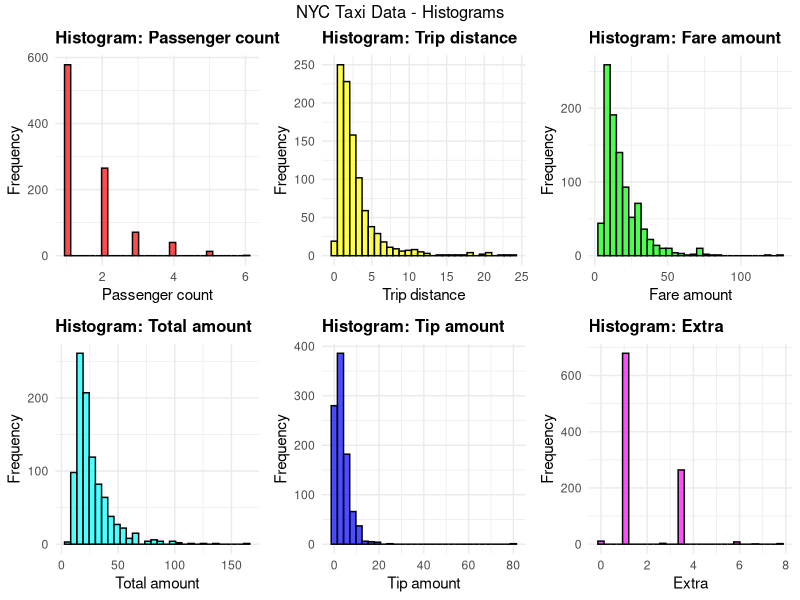
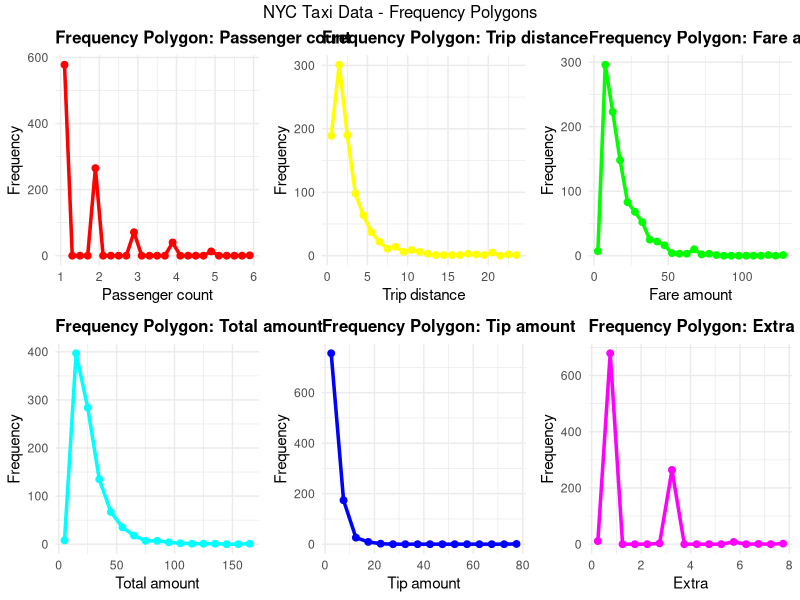
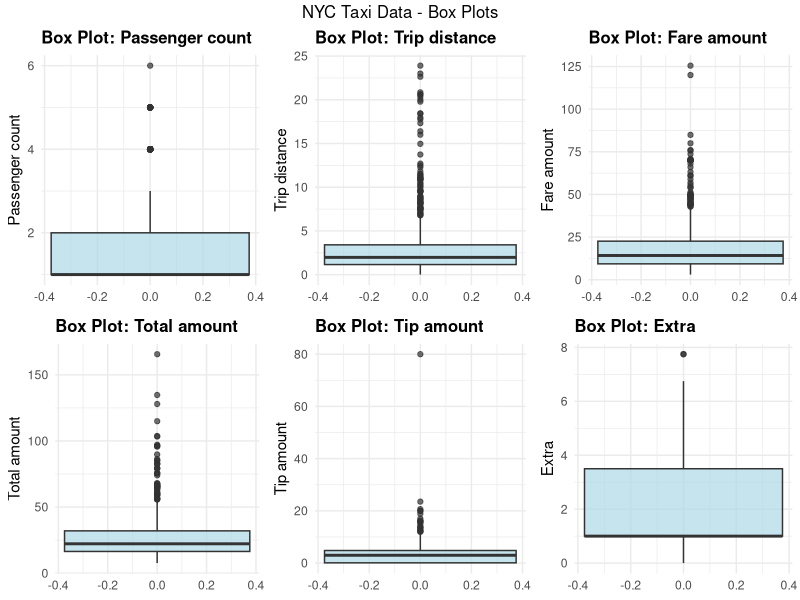
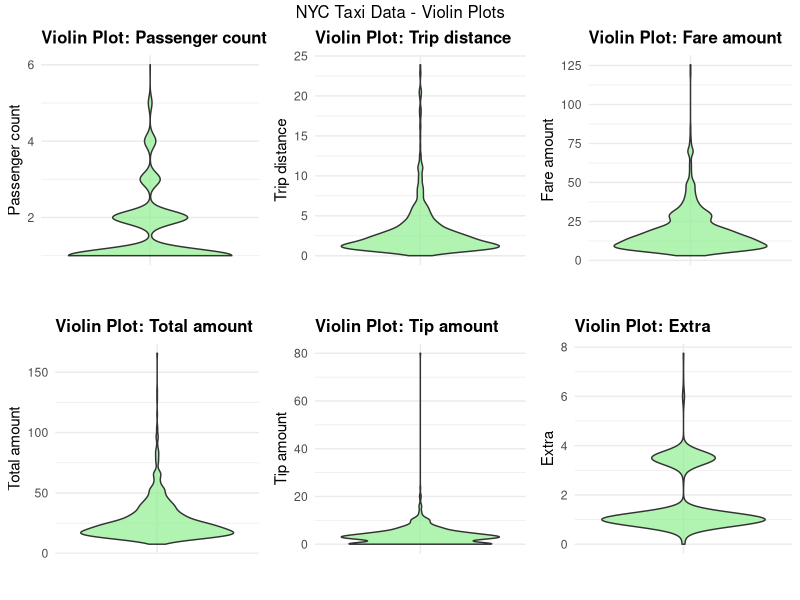
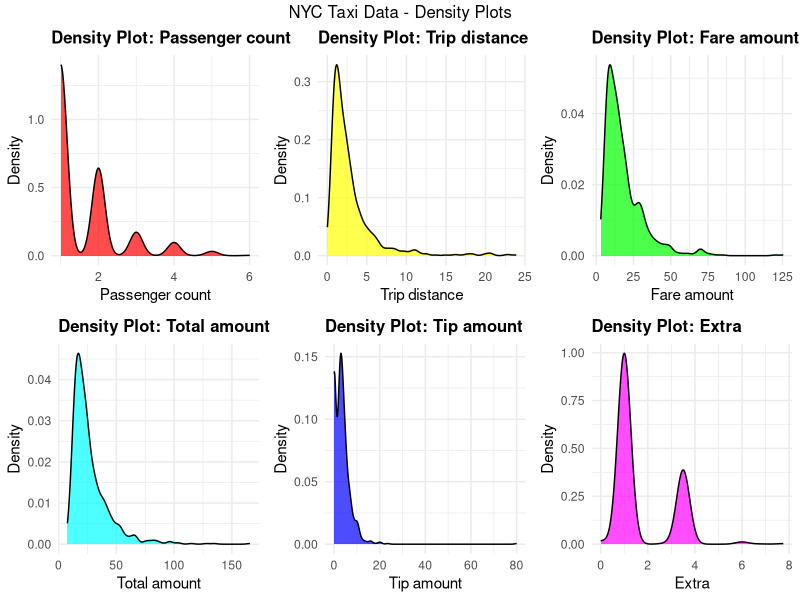
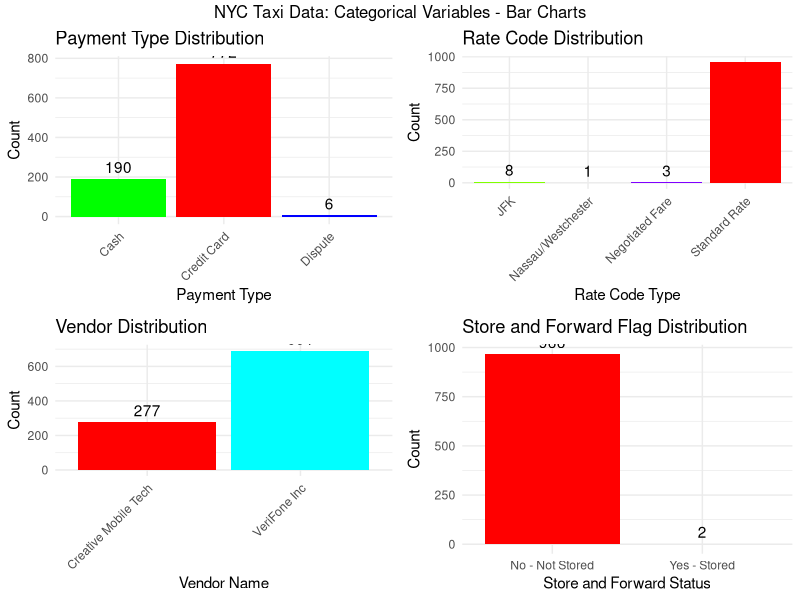
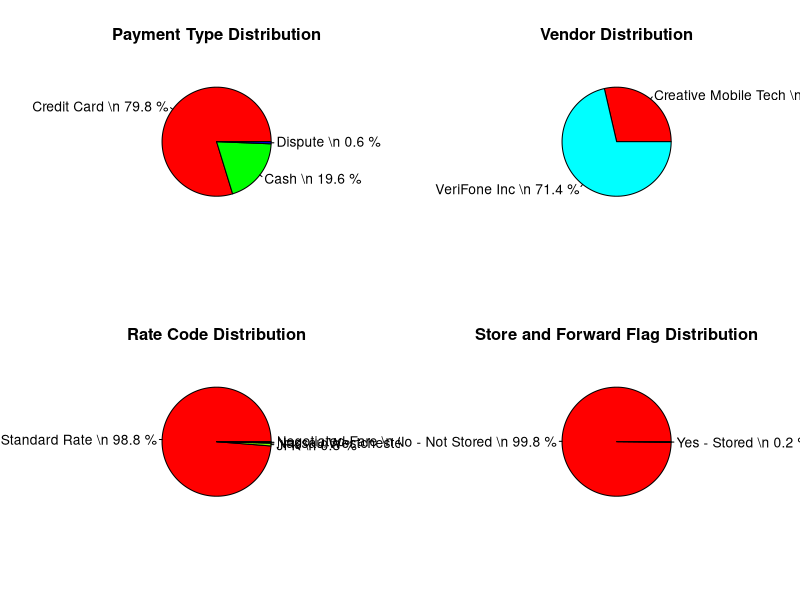
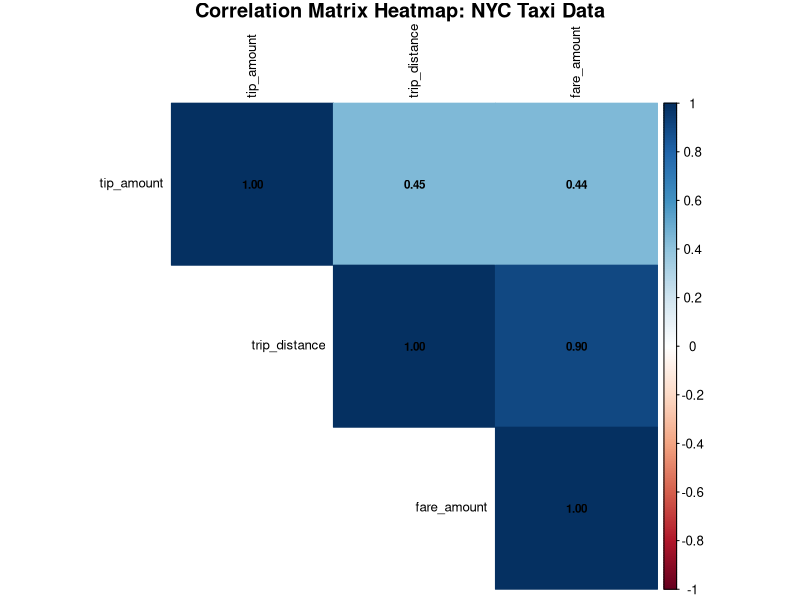

R code for these plots, in order:
# U23AI118
# Lab 2: Analyzing NYC Dataset - R Version

# Install required packages if not already installed
install_if_missing <- function(packages) {
  for (pkg in packages) {
    if (!require(pkg, character.only = TRUE)) {
      install.packages(pkg, dependencies = TRUE)
      library(pkg, character.only = TRUE)
    }
  }
}

# Load required libraries
required_packages <- c("readr", "dplyr", "ggplot2", "gridExtra", "corrplot", 
                      "reshape2", "RColorBrewer", "viridis", "psych")
install_if_missing(required_packages)

# Load the dataset
df <- read_csv('yellow_tripdata_sample.csv')
cat("Shape =", nrow(df), "rows x", ncol(df), "columns\\n")
cat("Columns:", paste(colnames(df), collapse = ", "), "\\n")
cat("Initial rows:\\n")
print(head(df))

# Analyzing before Data Cleaning
cat("\\nDataset Info:\\n")
str(df)
cat("\\nMissing Values:\\n")
print(sapply(df, function(x) sum(is.na(x))))

# Data Cleaning
df_clean <- df %>%
  filter(
    passenger_count > 0 & passenger_count <= 8,
    trip_distance > 0 & trip_distance <= 100,
    fare_amount > 0 & fare_amount <= 500,
    total_amount > 0 & total_amount <= 500,
    tip_amount >= 0 & tip_amount <= 100,
    extra >= 0
  )

cat(sprintf("Original dataset size: %d\\n", nrow(df)))
cat(sprintf("Cleaned dataset size: %d\\n", nrow(df_clean)))
cat(sprintf("Removed %d rows (%.2f%%)\\n", 
    nrow(df) - nrow(df_clean), 
    ((nrow(df) - nrow(df_clean))/nrow(df)*100)))

# Descriptive statistics
print(summary(df_clean))

# Define numerical columns
numerical_cols <- c('passenger_count', 'trip_distance', 'fare_amount', 
                   'total_amount', 'tip_amount', 'extra')

# Function to calculate descriptive statistics
descriptive_stats <- function(data, column) {
  col_data <- data[[column]]
  mode_val <- as.numeric(names(sort(table(col_data), decreasing = TRUE))[1])
  
  list(
    mean = mean(col_data, na.rm = TRUE),
    median = median(col_data, na.rm = TRUE),
    mode = mode_val,
    min = min(col_data, na.rm = TRUE),
    max = max(col_data, na.rm = TRUE),
    std = sd(col_data, na.rm = TRUE),
    variance = var(col_data, na.rm = TRUE),
    skew = psych::skew(col_data, na.rm = TRUE),
    kurtosis = psych::kurtosi(col_data, na.rm = TRUE)
  )
}

# Calculate statistics for all numerical columns
stats_summary <- lapply(numerical_cols, function(col) descriptive_stats(df_clean, col))
names(stats_summary) <- numerical_cols

# Convert to data frame for better display
stats_df <- data.frame(do.call(rbind, lapply(stats_summary, unlist)))
stats_df <- round(stats_df, 4)
print(stats_df)

# Create histograms
create_histograms <- function() {
  plots <- list()
  colors <- rainbow(length(numerical_cols))
  
  for (i in seq_along(numerical_cols)) {
    col <- numerical_cols[i]
    p <- ggplot(df_clean, aes_string(x = col)) +
      geom_histogram(bins = 30, alpha = 0.7, fill = colors[i], color = "black") +
      labs(title = paste("Histogram:", gsub("_", " ", stringr::str_to_title(col))),
           x = gsub("_", " ", stringr::str_to_title(col)),
           y = "Frequency") +
      theme_minimal() +
      theme(plot.title = element_text(face = "bold", size = 12))
    plots[[i]] <- p
  }
  
  grid.arrange(grobs = plots, ncol = 3, nrow = 2,
               top = "NYC Taxi Data - Histograms")
}

create_histograms()

# Observations for histograms
cat("\\nHistogram Observations:\\n")
cat("All graphs are right skewed\\n")
cat("1) Single passenger travels more\\n")
cat("2) Most people travel within range of 0-5 km\\n")
cat("3) Generally fares are below $40\\n")
cat("4) Total amount comes between $0 - $60\\n")
cat("5) People generally tip below $10\\n")
cat("6) Extras are either 1 or 4\\n")

# Create frequency polygons
create_frequency_polygons <- function() {
  plots <- list()
  colors <- rainbow(length(numerical_cols))
  
  for (i in seq_along(numerical_cols)) {
    col <- numerical_cols[i]
    
    # Calculate histogram data
    h <- hist(df_clean[[col]], breaks = 20, plot = FALSE)
    bin_centers <- (h$breaks[-1] + h$breaks[-length(h$breaks)]) / 2
    
    freq_data <- data.frame(x = bin_centers, y = h$counts)
    
    p <- ggplot(freq_data, aes(x = x, y = y)) +
      geom_line(color = colors[i], linewidth = 1.2) +
      geom_point(color = colors[i], size = 2) +
      labs(title = paste("Frequency Polygon:", gsub("_", " ", stringr::str_to_title(col))),
           x = gsub("_", " ", stringr::str_to_title(col)),
           y = "Frequency") +
      theme_minimal() +
      theme(plot.title = element_text(face = "bold", size = 12))
    plots[[i]] <- p
  }
  
  grid.arrange(grobs = plots, ncol = 3, nrow = 2,
               top = "NYC Taxi Data - Frequency Polygons")
}

create_frequency_polygons()

# Create box plots
create_boxplots <- function() {
  plots <- list()
  
  for (i in seq_along(numerical_cols)) {
    col <- numerical_cols[i]
    p <- ggplot(df_clean, aes_string(y = col)) +
      geom_boxplot(fill = "lightblue", alpha = 0.7) +
      labs(title = paste("Box Plot:", gsub("_", " ", stringr::str_to_title(col))),
           y = gsub("_", " ", stringr::str_to_title(col))) +
      theme_minimal() +
      theme(plot.title = element_text(face = "bold", size = 12))
    plots[[i]] <- p
  }
  
  grid.arrange(grobs = plots, ncol = 3, nrow = 2,
               top = "NYC Taxi Data - Box Plots")
}

create_boxplots()

# Create violin plots
create_violin_plots <- function() {
  plots <- list()
  
  for (i in seq_along(numerical_cols)) {
    col <- numerical_cols[i]
      p <- ggplot(df_clean, aes(x = "", y = .data[[col]])) +
     geom_violin(fill = "lightgreen", alpha = 0.7) +
     labs(title = paste("Violin Plot:", gsub("_", " ", stringr::str_to_title(col))),
       y = gsub("_", " ", stringr::str_to_title(col)),
       x = "") +
     theme_minimal() +
     theme(plot.title = element_text(face = "bold", size = 12))
    plots[[i]] <- p
  }
  
  grid.arrange(grobs = plots, ncol = 3, nrow = 2,
               top = "NYC Taxi Data - Violin Plots")
}

create_violin_plots()

# Create density plots
create_density_plots <- function() {
  plots <- list()
  colors <- rainbow(length(numerical_cols))
  
  for (i in seq_along(numerical_cols)) {
    col <- numerical_cols[i]
    p <- ggplot(df_clean, aes_string(x = col)) +
      geom_density(fill = colors[i], alpha = 0.7) +
      labs(title = paste("Density Plot:", gsub("_", " ", stringr::str_to_title(col))),
           x = gsub("_", " ", stringr::str_to_title(col)),
           y = "Density") +
      theme_minimal() +
      theme(plot.title = element_text(face = "bold", size = 12))
    plots[[i]] <- p
  }
  
  grid.arrange(grobs = plots, ncol = 3, nrow = 2,
               top = "NYC Taxi Data - Density Plots")
}

create_density_plots()

# Create mapping dictionaries for categorical variables
payment_type_map <- c("1" = "Credit Card", "2" = "Cash", "3" = "No Charge", 
                     "4" = "Dispute", "5" = "Unknown", "6" = "Voided Trip")

ratecode_map <- c("1" = "Standard Rate", "2" = "JFK", "3" = "Newark", 
                 "4" = "Nassau/Westchester", "5" = "Negotiated Fare", "6" = "Group Ride")

vendor_map <- c("1" = "Creative Mobile Tech", "2" = "VeriFone Inc")

flag_map <- c("Y" = "Yes - Stored", "N" = "No - Not Stored")

# Create categorical variable bar charts
create_categorical_bars <- function() {
  # Payment Type
  payment_counts <- table(df_clean$payment_type)
  payment_labels <- payment_type_map[names(payment_counts)]
  
  p1 <- ggplot(data.frame(type = payment_labels, count = as.numeric(payment_counts)), 
               aes(x = type, y = count)) +
    geom_bar(stat = "identity", fill = rainbow(length(payment_counts))) +
    geom_text(aes(label = count), vjust = -0.5) +
    labs(title = "Payment Type Distribution", x = "Payment Type", y = "Count") +
    theme_minimal() +
    theme(axis.text.x = element_text(angle = 45, hjust = 1))
  
  # Rate Code
  ratecode_counts <- table(df_clean$RatecodeID)
  ratecode_labels <- ratecode_map[names(ratecode_counts)]
  
  p2 <- ggplot(data.frame(type = ratecode_labels, count = as.numeric(ratecode_counts)), 
               aes(x = type, y = count)) +
    geom_bar(stat = "identity", fill = rainbow(length(ratecode_counts))) +
    geom_text(aes(label = count), vjust = -0.5) +
    labs(title = "Rate Code Distribution", x = "Rate Code Type", y = "Count") +
    theme_minimal() +
    theme(axis.text.x = element_text(angle = 45, hjust = 1))
  
  # Vendor
  vendor_counts <- table(df_clean$VendorID)
  vendor_labels <- vendor_map[names(vendor_counts)]
  
  p3 <- ggplot(data.frame(type = vendor_labels, count = as.numeric(vendor_counts)), 
               aes(x = type, y = count)) +
    geom_bar(stat = "identity", fill = rainbow(length(vendor_counts))) +
    geom_text(aes(label = count), vjust = -0.5) +
    labs(title = "Vendor Distribution", x = "Vendor Name", y = "Count") +
    theme_minimal() +
    theme(axis.text.x = element_text(angle = 45, hjust = 1))
  
  # Store and Forward Flag
  flag_counts <- table(df_clean$store_and_fwd_flag)
  flag_labels <- flag_map[names(flag_counts)]
  
  p4 <- ggplot(data.frame(type = flag_labels, count = as.numeric(flag_counts)), 
               aes(x = type, y = count)) +
    geom_bar(stat = "identity", fill = rainbow(length(flag_counts))) +
    geom_text(aes(label = count), vjust = -0.5) +
    labs(title = "Store and Forward Flag Distribution", x = "Store and Forward Status", y = "Count") +
    theme_minimal()
  
  grid.arrange(p1, p2, p3, p4, ncol = 2, nrow = 2,
               top = "NYC Taxi Data: Categorical Variables - Bar Charts")
}

create_categorical_bars()

# Create pie charts for categorical variables
create_pie_charts <- function() {
  par(mfrow = c(2, 2))
  
  # Payment Type Pie Chart
  payment_counts <- table(df_clean$payment_type)
  payment_labels <- payment_type_map[names(payment_counts)]
  pie(payment_counts, labels = paste(payment_labels, "\\n", 
      round(payment_counts/sum(payment_counts)*100, 1), "%"),
      main = "Payment Type Distribution", col = rainbow(length(payment_counts)))
  
  # Vendor Pie Chart
  vendor_counts <- table(df_clean$VendorID)
  vendor_labels <- vendor_map[names(vendor_counts)]
  pie(vendor_counts, labels = paste(vendor_labels, "\\n", 
      round(vendor_counts/sum(vendor_counts)*100, 1), "%"),
      main = "Vendor Distribution", col = rainbow(length(vendor_counts)))
  
  # Rate Code Pie Chart
  ratecode_counts <- table(df_clean$RatecodeID)
  ratecode_labels <- ratecode_map[names(ratecode_counts)]
  pie(ratecode_counts, labels = paste(ratecode_labels, "\\n", 
      round(ratecode_counts/sum(ratecode_counts)*100, 1), "%"),
      main = "Rate Code Distribution", col = rainbow(length(ratecode_counts)))
  
  # Store and Forward Flag Pie Chart
  flag_counts <- table(df_clean$store_and_fwd_flag)
  flag_labels <- flag_map[names(flag_counts)]
  pie(flag_counts, labels = paste(flag_labels, "\\n", 
      round(flag_counts/sum(flag_counts)*100, 1), "%"),
      main = "Store and Forward Flag Distribution", col = rainbow(length(flag_counts)))
  
  par(mfrow = c(1, 1))
}

create_pie_charts()

# INFERENTIAL STATISTICS

# Confidence Intervals
confidence_interval <- function(data, confidence = 0.95) {
  n <- length(data)
  mean_val <- mean(data, na.rm = TRUE)
  std_err <- sd(data, na.rm = TRUE) / sqrt(n)
  t_val <- qt((1 + confidence) / 2, n - 1)
  margin_error <- t_val * std_err
  
  list(
    mean = mean_val,
    lower_bound = mean_val - margin_error,
    upper_bound = mean_val + margin_error,
    std_error = std_err,
    sample_size = n
  )
}

variables <- c('trip_distance', 'fare_amount', 'tip_amount')
cat("\\n=== CONFIDENCE INTERVALS ===\\n")

for (var in variables) {
  data <- df_clean[[var]][!is.na(df_clean[[var]])]
  ci_result <- confidence_interval(data)
  
  cat(sprintf("\n%s:\n", gsub("_", " ", stringr::str_to_title(var))))
  cat(sprintf("  Sample Size: %d\n", ci_result$sample_size))
  cat(sprintf("  Sample Mean: $%.4f\n", ci_result$mean))
  cat(sprintf("  Standard Error: $%.4f\n", ci_result$std_error))
  cat(sprintf("  95%% CI: [$%.4f, $%.4f]\n", ci_result$lower_bound, ci_result$upper_bound))
  cat(sprintf("  Interpretation: We are 95%% confident that the true population mean\n"))
  cat(sprintf("  %s lies between $%.4f and $%.4f\n", gsub("_", " ", var), 
              ci_result$lower_bound, ci_result$upper_bound))
}

# Hypothesis Test 1: One-sample t-test for tip amount
cat("\n=== HYPOTHESIS TEST 1: One-Sample t-test for Tip Amount ===\n")

tip_data <- df_clean$tip_amount[!is.na(df_clean$tip_amount)]
null_hypothesis_value <- 2.0

t_test_result <- t.test(tip_data, mu = null_hypothesis_value)

cat(sprintf("H0: μ = $%.1f (null hypothesis)\n", null_hypothesis_value))
cat(sprintf("H1: μ ≠ $%.1f (alternative hypothesis)\n", null_hypothesis_value))
cat("Significance level: α = 0.05\n")
cat("\nResults:\n")
cat(sprintf("Sample size: %d\n", length(tip_data)))
cat(sprintf("Sample mean: $%.4f\n", mean(tip_data)))
cat(sprintf("Sample std: $%.4f\n", sd(tip_data)))
cat(sprintf("t-statistic: %.4f\n", t_test_result$statistic))
cat(sprintf("p-value: %.6f\n", t_test_result$p.value))

if (t_test_result$p.value < 0.05) {
  cat("Decision: Reject H0\n")
  cat("Conclusion: There is significant evidence that the average tip amount is different from $2\n")
} else {
  cat("Decision: Fail to reject H0\n")
  cat("Conclusion: There is insufficient evidence that the average tip amount is different from $2\n")
}

# Hypothesis Test 2: Two-sample t-test for fare amount by payment type
cat("\n=== HYPOTHESIS TEST 2: Two-Sample t-test for Fare Amount by Payment Type ===\n")

credit_fares <- df_clean$fare_amount[df_clean$payment_type == 1 & !is.na(df_clean$fare_amount)]
cash_fares <- df_clean$fare_amount[df_clean$payment_type == 2 & !is.na(df_clean$fare_amount)]

t_test_result2 <- t.test(credit_fares, cash_fares)

cat("H0: μ_credit = μ_cash (no difference in mean fare amounts)\n")
cat("H1: μ_credit ≠ μ_cash (difference in mean fare amounts)\n")
cat("Significance level: α = 0.05\n")
cat("\nResults:\n")
cat("Credit card payments:\n")
cat(sprintf("  Sample size: %d\n", length(credit_fares)))
cat(sprintf("  Sample mean: $%.4f\n", mean(credit_fares)))
cat(sprintf("  Sample std: $%.4f\n", sd(credit_fares)))
cat("\nCash payments:\n")
cat(sprintf("  Sample size: %d\n", length(cash_fares)))
cat(sprintf("  Sample mean: $%.4f\n", mean(cash_fares)))
cat(sprintf("  Sample std: $%.4f\n", sd(cash_fares)))
cat(sprintf("\nt-statistic: %.4f\n", t_test_result2$statistic))
cat(sprintf("p-value: %.6f\n", t_test_result2$p.value))

if (t_test_result2$p.value < 0.05) {
  cat("Decision: Reject H0\n")
  cat("Conclusion: There is significant evidence of a difference in mean fare amounts between payment types\n")
} else {
  cat("Decision: Fail to reject H0\n")
  cat("Conclusion: There is insufficient evidence of a difference in mean fare amounts between payment types\n")
}

# Hypothesis Test 3: Chi-square test of independence
cat("\n=== HYPOTHESIS TEST 3: Chi-square Test of Independence ===\n")

contingency_table <- table(df_clean$payment_type, df_clean$RatecodeID)
cat("H0: Payment type and Rate code are independent\n")
cat("H1: Payment type and Rate code are not independent\n")
cat("Significance level: α = 0.05\n")
cat("Contingency Table:\n")
print(contingency_table)

chi_test_result <- chisq.test(contingency_table)

cat("\nResults:\n")
cat(sprintf("Chi-square statistic: %.4f\n", chi_test_result$statistic))
cat(sprintf("Degrees of freedom: %d\n", chi_test_result$parameter))
cat(sprintf("p-value: %.6f\n", chi_test_result$p.value))

if (chi_test_result$p.value < 0.05) {
  cat("Decision: Reject H0\n")
  cat("Conclusion: Payment type and Rate code are NOT independent\n")
} else {
  cat("Decision: Fail to reject H0\n")
  cat("Conclusion: Payment type and Rate code are independent\n")
}

# Correlation Analysis
cat("\n=== CORRELATION ANALYSIS ===\n")

trip_fare_corr <- cor(df_clean$trip_distance, df_clean$fare_amount, use = "complete.obs")
fare_tip_corr <- cor(df_clean$fare_amount, df_clean$tip_amount, use = "complete.obs")
fare_tip_spearman <- cor(df_clean$fare_amount, df_clean$tip_amount, 
                        method = "spearman", use = "complete.obs")

cat("Correlation:\n")
cat("Pearson - linear data\n")
cat(sprintf("Trip Distance vs Fare Amount: %.4f\n", trip_fare_corr))
cat(sprintf("Fare Amount vs Tip Amount: %.4f\n", fare_tip_corr))
cat("Spearman - non-linear data\n")
cat(sprintf("Fare Amount vs Tip Amount: %.4f\n", fare_tip_spearman))

interpret_correlation <- function(r) {
  abs_r <- abs(r)
  if (abs_r >= 0.8) return("very strong")
  else if (abs_r >= 0.6) return("strong")
  else if (abs_r >= 0.4) return("moderate")
  else if (abs_r >= 0.2) return("weak")
  else return("very weak")
}

cat("\nInterpretation:\n")
cat(sprintf("- Trip distance and fare amount show a %s positive correlation\n", 
            interpret_correlation(trip_fare_corr)))
cat(sprintf("- Fare amount and tip amount show a %s positive correlation\n", 
            interpret_correlation(fare_tip_spearman)))

# Correlation Matrix Heatmap
correlation_variables <- c('trip_distance', 'fare_amount', 'tip_amount')
correlation_matrix <- cor(df_clean[correlation_variables], use = "complete.obs")

# Using corrplot package
corrplot(correlation_matrix, method = "color", type = "upper", 
         order = "hclust", tl.cex = 0.8, tl.col = "black", 
         addCoef.col = "black", number.cex = 0.7,
         title = "Correlation Matrix Heatmap: NYC Taxi Data", 
         mar = c(0,0,1,0))

# BONUS: Time Series Analysis
cat("\n=== BONUS: TIME SERIES ANALYSIS ===\n")

# Convert datetime columns
df_clean$tpep_pickup_datetime <- as.POSIXct(df_clean$tpep_pickup_datetime)
df_clean$tpep_dropoff_datetime <- as.POSIXct(df_clean$tpep_dropoff_datetime)

# Extract hour of day for pickup
df_clean$pickup_hour <- format(df_clean$tpep_pickup_datetime, "%H")
df_clean$pickup_hour <- as.numeric(df_clean$pickup_hour)

# Trip count by hour
hourly_trips <- table(df_clean$pickup_hour)
hourly_fare <- aggregate(fare_amount ~ pickup_hour, df_clean, mean)

# Create time series plots
par(mfrow = c(2, 2))

# Plot 1: Trip count by hour
barplot(hourly_trips, main = "Trip Count by Hour of Day", 
        xlab = "Hour of Day", ylab = "Number of Trips", 
        col = "skyblue", border = "black")

# Plot 2: Average fare by hour
plot(hourly_fare$pickup_hour, hourly_fare$fare_amount, type = "o", 
     main = "Average Fare Amount by Hour of Day",
     xlab = "Hour of Day", ylab = "Average Fare Amount ($)",
     col = "green", lwd = 2, pch = 16)
grid()

# Plot 3: Top 10 Pickup locations
pickup_zones <- sort(table(df_clean$PULocationID), decreasing = TRUE)[1:10]
barplot(pickup_zones, main = "Top 10 Pickup Locations", 
        xlab = "Number of Trips", ylab = "Zone ID", 
        horiz = TRUE, col = rainbow(10))

# Plot 4: Top 10 Dropoff locations
dropoff_zones <- sort(table(df_clean$DOLocationID), decreasing = TRUE)[1:10]
barplot(dropoff_zones, main = "Top 10 Dropoff Locations", 
        xlab = "Number of Trips", ylab = "Zone ID", 
        horiz = TRUE, col = rainbow(10))

par(mfrow = c(1, 1))

# CONCLUSION
cat("\n=== CONCLUSION ===\n")
cat("\n1. DESCRIPTIVE STATISTICS INSIGHTS:\n")
cat("• Trip Distance: Right-skewed distribution with mean 2.9 miles\n")
cat("• Fare Amount: Positive skew, average around $17-18\n")
cat("• Tip Amount: Highly right-skewed, many zero values\n")
cat("• Passenger Count: Most trips have 1-2 passengers\n")
cat("• Total Amount: Strong correlation with fare amount\n")

cat("\n2. HYPOTHESIS TESTING RESULTS:\n")
cat("• Average tip amount is significantly different from $2\n")
cat("• No significant difference in fare amounts between payment types\n")
cat("• Payment type and rate code are independent\n")

cat("\n3. CORRELATION FINDINGS:\n")
cat(sprintf("• Strong positive correlation between trip distance and fare amount (r = %.3f)\n", trip_fare_corr))
cat(sprintf("• Moderate positive correlation between fare amount and tip amount (r = %.3f)\n", fare_tip_corr))
cat("• Fare amount is the primary component of total amount\n")

cat("\n4. TIME-BASED PATTERNS:\n")
peak_hour <- names(which.max(hourly_trips))
min_hour <- names(which.min(hourly_trips))
cat(sprintf("• Peak trip hour: %s:00 with %d trips\n", peak_hour, max(hourly_trips)))
cat(sprintf("• Lowest trip hour: %s:00 with %d trips\n", min_hour, min(hourly_trips)))
cat("• Rush hour patterns visible in trip frequency\n")

cat("\nAnalysis completed successfully!\n")
